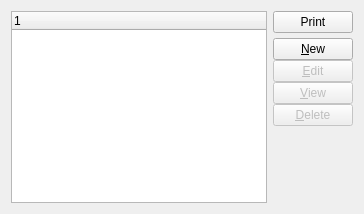
         <widget class="QWidget" name="_alternatesPage">
          <layout class="QGridLayout" name="_18">
           <item row="0" column="0">
            <layout class="QHBoxLayout" name="_19">
             <item>
              <widget class="XTreeWidget" name="_vendaddr">
               <property name="sizePolicy">
                <sizepolicy hsizetype="Expanding" vsizetype="Expanding">
                 <horstretch>0</horstretch>
                 <verstretch>0</verstretch>
                </sizepolicy>
               </property>
              </widget>
             </item>
             <item>
              <layout class="QVBoxLayout" name="_20">
               <property name="spacing">
                <number>5</number>
               </property>
               <item>
                <widget class="QPushButton" name="_printAddresses">
                 <property name="text">
                  <string>Print</string>
                 </property>
                </widget>
               </item>
               <item>
                <layout class="QVBoxLayout" name="_21">
                 <property name="spacing">
                  <number>0</number>
                 </property>
                 <item>
                  <widget class="QPushButton" name="_newAddress">
                   <property name="text">
                    <string>&amp;New</string>
                   </property>
                  </widget>
                 </item>
                 <item>
                  <widget class="QPushButton" name="_editAddress">
                   <property name="enabled">
                    <bool>false</bool>
                   </property>
                   <property name="text">
                    <string>&amp;Edit</string>
                   </property>
                  </widget>
                 </item>
                 <item>
                  <widget class="QPushButton" name="_viewAddress">
                   <property name="enabled">
                    <bool>false</bool>
                   </property>
                   <property name="text">
                    <string>&amp;View</string>
                   </property>
                  </widget>
                 </item>
                 <item>
                  <widget class="QPushButton" name="_deleteAddress">
                   <property name="enabled">
                    <bool>false</bool>
                   </property>
                   <property name="text">
                    <string>&amp;Delete</string>
                   </property>
                  </widget>
                 </item>
                 <item>
                  <spacer>
                   <property name="orientation">
                    <enum>Qt::Vertical</enum>
                   </property>
                   <property name="sizeType">
                    <enum>QSizePolicy::Expanding</enum>
                   </property>
                   <property name="sizeHint" stdset="0">
                    <size>
                     <width>20</width>
                     <height>0</height>
                    </size>
                   </property>
                  </spacer>
                 </item>
                </layout>
               </item>
              </layout>
             </item>
            </layout>
           </item>
          </layout>
         </widget>
